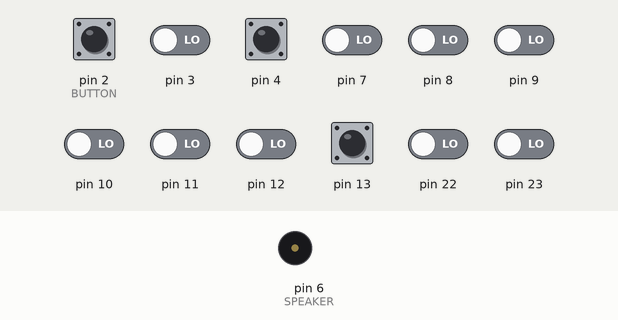
Simulated run of this sketch. Board: Arduino Uno, built with avr-gcc and run on an emulated ATmega328P. On the bench: buzzer (waves = sounding). Inputs (shaded band) come from the test bench; at power-on: pin 2 (BUTTON), pin 4, pin 13 HIGH, pin 3, pin 7–12, pin 22, pin 23 LOW. What the sketch prints to the serial monitor is not drawn.

Above: at 5.0 s.
5.1 s: pin 4 pulled LOW for 0.15 s
6.7 s: pin 2 (BUTTON) pulled LOW for 0.15 s
At 7.2 s:
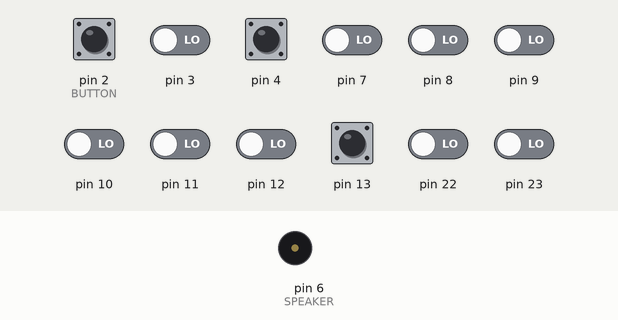
8.3 s: pin 13 pulled LOW for 0.15 s
At 8.52 s:
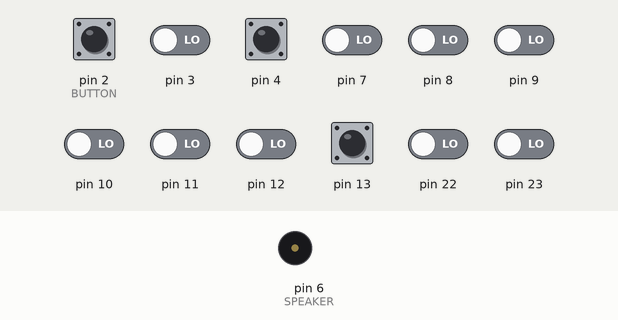
9.9 s: pin 4 pulsed LOW 2 times (0.12 s each, 0.3 s apart)
12.0 s: pin 2 (BUTTON) pulled LOW for 1 s
At 13.1 s:
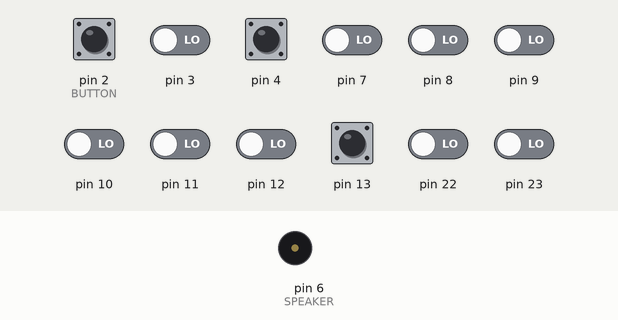
14.5 s: pin 13 pulled LOW for 1 s
At 14.7 s:
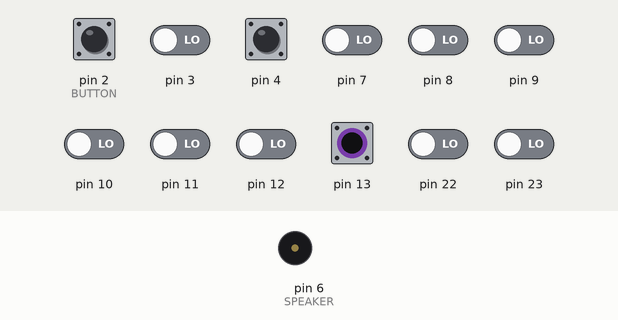
Timing chart, 0 to 17.5 s (numbered marks = the images above; inputs shaded):
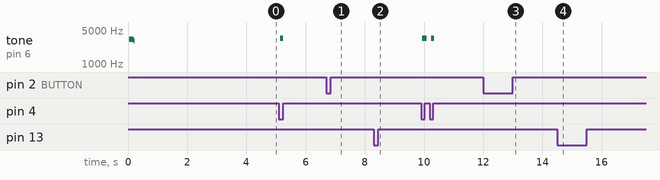

The sketch:

Laser_Tag_Final_Project.ino
```cpp
#include <avr/io.h>
#include <util/delay.h>                     /* Functions to waste time */
#include <avr/interrupt.h>
#define F_CPU  1000000L
#define BAUD  9600
#include "USART.c"
//#include "USART.h"
#include "IR.c"
#include "IR.h"
#include "Button.c"
#include "Button.h"
#include "Speaker.c"
#include "Speaker.h"
#include "pinDefines.h"

volatile int pulsecount = 0;
volatile int health = 10;
volatile int ammo = 10;
volatile int transMessage = 0;

//trigger when receiver goes low, will trigger multiple times to count pulses

ISR(INT0_vect) {
  printString("IN ISR \n");

  if (TCNT1L  < 1) { //only start timer1 if disabled
    printString("Start Timer 1\n");
    initTimer1Receiver();
    TCNT1L = 0;
    TCNT1H = 0;
  }
  pulsecount++;
  transMessage = decodeMessage(pulsecount, TCNT1L, TCNT1H);
}

ISR(PCINT0_vect)          //Shoot PB5
{
  if (debounce(PINB, PB5))
  {
    if (bit_is_clear(PINB, PB5))
    {
      printString("Button pushed shot: \n");
      //shoot();
      shootSound();
      ammo--;
      printString("Ammo: ");
      printByte(ammo);
    }
  }
}

ISR(PCINT2_vect)          //Reload PD4
{
  if (debounce(PIND, PD4))
  {
    if (bit_is_clear(PIND, PD4))
    {
      printString("Button pushed reload: \n ");
      reloadSound();
      ammo = 10;
    }
  }
}


//function initialize Hit LED
void intializeHitLED(void) {
  DDRC |= (1 << PC5);
}

//function takeHit()
void takeHit(void) {
  if (transMessage == 2) {    // <------------------------------ changed for each player
    health--;

    hitSound();
    PORTC |= (1 << PC5);
    _delay_ms(500);
    PORTC &= ~(1 << PC5);
    //update 7 segment
    transMessage = 0;
  }
}

//function gameOverCheck()
void gameOverCheck(void) {
  if (health <= 0)
  {
    PORTC |= (1 << PC5);
    gameOverSound();

    while (1 > 0) {
      //lol
    }
  }
}


int main(void)
{
  // -------- Inits --------- //
  initReceiverInterrupt();
  setupIR();
  sei();
  initUSART();
  initButton();
  initShootInterrupt();
  initReloadInterrupt();
  initSpeakers();
  intializeHitLED();
  startGameSound();
  // ------ Event loop ------ //
  while (1)
  {
    //printString("\nStart: \n");
    pulsecount = 0;
    transmitPlayer2();
    transmitLow();
    _delay_ms(20);

    takeHit();
    gameOverCheck();
  }
  /* End event loop */
  return (0);                            /* This line is never reached */
}
```

Button.c
```cpp
#include <avr/io.h>
#include <util/delay.h>                     /* Functions to waste time */
#include "Button.h"
#define DEBOUNCE_TIME 50


void initButton(void)
{
  DDRB &= ~(1 << PB5);
  PORTB |= (1 << PB5);
  DDRD &= ~(1 << PD4);
  PORTD |= (1 << PD4);
  //MCUCR |= (1 << PUD);
}

void initShootInterrupt(void)
{
  PCICR |= (1 << PCIE0);                      /* Pin change interrupt PCINT5 */
  PCMSK0 |= (1 << PCINT5);
}

void initReloadInterrupt(void)
{
  PCICR |= (1 << PCIE2);                      /* Pin change interrupt PCINT20 */
  PCMSK2 |= (1 << PCINT20);
}

uint8_t debounce(uint8_t PIN, uint8_t BUTTON)
{
  if (bit_is_clear(PIN, BUTTON))
  {
    _delay_us(DEBOUNCE_TIME);
    if (bit_is_clear(PIN, BUTTON))
    {
      return (1);
    }
  }
  return (0);
}

void shoot(void)
 {
  //transmitPlayer1();        //<--------------------------- change for player
  transmitPlayer2();
}
```

Button.h
```cpp
void initButton(void);

void initShootInterrupt(void);

void initReloadInterrupt(void);

uint8_t debounce(uint8_t PIN, uint8_t BUTTON);

void shoot(void);
```

IR.c
```cpp
#include <avr/io.h>
#include <util/delay.h>                     /* Functions to waste time */
#include <avr/interrupt.h>
#include "IR.h"
#define DEBOUNCE_TIME  1000                            /* microseconds */


void setupIR(void)
{
  DDRB &= ~(1 << PB2);
  DDRD |= (1 << PD5);
}

void transmit38(void)
{
  TCCR0A = 0b00010010;
  TCCR0B = 0b00000001;
  OCR0A = 12;
}

void transmitLow(void)
{
  TCCR0A |= (1 << WGM00);             /* Fast PWM mode */
  TCCR0A |= (1 << WGM01);             /* Fast PWM mode, pt.2 */
  TCCR0B |= (1 << CS01);              /* PWM Freq = F_CPU/8/256 */
  TCCR0A &= ~(1 << COM0A1);           /* PWM output on OCR0A */
}

void transmitPlayer1()
{
  transmit38();
  _delay_ms(2);

  transmitLow();
  _delay_ms(1);
  transmit38();
  _delay_ms(1);

  transmitLow();
  _delay_ms(1);
  transmit38();
  _delay_ms(1);
}

void transmitPlayer2()
{
  transmit38();
  _delay_ms(2);

  transmitLow();
  _delay_ms(1);
  transmit38();
  _delay_ms(1);

  transmitLow();
  _delay_ms(1);
  transmit38();
  _delay_ms(1);

  transmitLow();
  _delay_ms(1);
  transmit38();
  _delay_ms(1);

  transmitLow();
  _delay_ms(1);
  transmit38();
  _delay_ms(1);

  transmitLow();
  _delay_ms(1);
  transmit38();
  _delay_ms(1);
}

//external interrupt falling edge on PD2
void initReceiverInterrupt(void) {
  EIMSK |= (1 << INT0);
  EICRA |= (1 << ISC01);                    //Falling edge on INT0 (Pin PD2)
}

//Timer1 to count packet length
void initTimer1Receiver(void) {
  TCCR1A = 0b00000000;                      //Normal Mode, no waveform gen
  TCCR1B = (1 << CS10);                     //clk/1 prescaling
}

int decodeMessage(int count, uint8_t timerL, uint8_t timerH) {
  printString("# of falling edges: ");
  printByte(count);
  printString(", timer high: ");
  printByte(timerH);
  printString(", timer low ");
  printByte(timerL);
  printString(" ");
  if (timerH > 80) {  // packet length

    TCCR1B &= ~(1 << CS12);   //disable timer1 & reset
    TCCR1B &= ~(1 << CS11);
    TCCR1B &= ~(1 << CS10);
    TCNT1L = 0;
    TCNT1H = 0;
    printString("Disable Timer 1 \n");
    if (count == 3) {  //player 1 message
      printString("Message1 \n");
      return 1;
    }
    else if (count == 6) { //player 2 message
      printString("Message2 \n");
      return 2;
    }
    else {                   //ambiguous message
      printString("Amb Message \n");
      return -1;
    }
  }
  else {
    printString("No Message \n");    //no message received
    return 0;
  }
}
```

IR.h
```cpp
/* Functions for IR: transmitting, receiving, decoding */

void setupIR(void);

void transmit38(void);

void transmitLow(void);

void transmitPlayer1();

void transmitPlayer2();

void initReceiverInterrupt(void);

void initTimer1Receiver(void);

//returns 0, 1 or 2 based on message received
int decodeMessage(int pulsecount, uint8_t timerL, uint8_t timerH);
```

SevenSegment.c
```cpp
#include <avr/io.h>
#include <util/delay.h>                     /* Functions to waste time */
```

Speaker.c
```cpp
#include <avr/io.h>
#include <util/delay.h>                     /* Functions to waste time */
#include "Speaker.h"
#include "pinDefines.h"


 char fromCompy;                        /* used to store serial input */
  const uint8_t keys[] = { 'a', 'w', 's', 'e', 'd', 'f', 't',
    'g', 'y', 'h', 'j', 'i', 'k', 'o',
     'l', 'p', ';', '\''
  };


  const uint16_t notes[] = { G4, Gx4, A4new, Ax4, B4, C5, Cx5,
    D5, Dx5, E5, F5, Fx5, G5, Gx5,
    A5new, Ax5, B5, C6
  };
  uint8_t isNote;
  uint8_t i;


void initSpeakers()
{
 SPEAKER_DDR |= (1 << SPEAKER);
}

void reloadSound()
{
     playNote('e',NOTE_DURATION/2);
     rest(NOTE_DURATION/2);
     playNote('e',NOTE_DURATION/2);
}

void shootSound()
{
  playNote('k',NOTE_DURATION/3);
}

void hitSound()
{
  playNote('d',0xF000);
  playNote('a',0xF000);
}

void startGameSound(){
  playNote('l',0xF000);
  playNote('s',0xF000);
}

void gameOverSound(){
  playNote('p',0xF000);
  playNote('o',0xF000);
  playNote('k',0xF000);
  playNote('i',0xF000);
  playNote('h',0xF000);
  playNote('g',0xF000);
  playNote('t',0xF000);
  playNote('f',0xF000);
  playNote('d',0xF000);
  playNote('w',0xF000);
  playNote('a',0xF000);
}

void playNote(uint16_t wavelength, uint16_t duration) {
  uint16_t elapsed;
  uint16_t i;
  for (elapsed = 0; elapsed < duration; elapsed += wavelength) {
                     /* For loop with variable delay selects the pitch */
    for (i = 0; i < wavelength; i++) {
      _delay_us(1);
    }
    SPEAKER_PORT ^= (1 << SPEAKER);
  }
}

void rest(uint16_t duration) {
  do {
    _delay_us(1);
  } while (--duration);
}
```

Speaker.h
```cpp
// Scale in the key of 25000
// Automatically generated by scaleGenerator.py
#define NOTE_DURATION     0xF000

#define  C0    25000
#define  Cx0   23597
#define  D0    22272
#define  Dx0   21022
#define  E0    19843
#define  F0    18729
#define  Fx0   17678
#define  G0    16685
#define  Gx0   15749
//#define  A0    14865
#define  Ax0   14031
#define  B0    13243
#define  C1    12500
#define  Cx1   11798
#define  D1    11136
#define  Dx1   10511
#define  E1     9921
#define  F1     9364
#define  Fx1    8839
#define  G1     8343
#define  Gx1    7875
//#define  A1     7433
#define  Ax1    7015
#define  B1     6622
#define  C2     6250
#define  Cx2    5899
#define  D2     5568
#define  Dx2    5256
#define  E2     4961
#define  F2     4682
#define  Fx2    4419
#define  G2     4171
#define  Gx2    3937
//#define  A2     3716
#define  Ax2    3508
#define  B2     3311
#define  C3     3125
#define  Cx3    2950
#define  D3     2784
#define  Dx3    2628
#define  E3     2480
#define  F3     2341
#define  Fx3    2210
#define  G3     2086
#define  Gx3    1969
//#define  A3     1858
#define  Ax3    1754
#define  B3     1655
#define  C4     1562
#define  Cx4    1474
#define  D4     1392
#define  Dx4    1313
#define  E4     1240
#define  F4     1170
#define  Fx4    1105
#define  G4     1043
#define  Gx4     984
#define  A4new      929
#define  Ax4     877
#define  B4      827
#define  C5      781
#define  Cx5     737
#define  D5      696
#define  Dx5     657
#define  E5      620
#define  F5      585
#define  Fx5     552
#define  G5      521
#define  Gx5     492
#define  A5new      464
#define  Ax5     438
#define  B5      414
#define  C6      390
#define  Cx6     368
#define  D6      347
#define  Dx6     328
#define  E6      310
#define  F6      292
#define  Fx6     276
#define  G6      260
#define  Gx6     246
//#define  A6      232
#define  Ax6     219
#define  B6      207
#define  C7      195
#define  Cx7     184
#define  D7      174
#define  Dx7     164
#define  E7      155
#define  F7      146
#define  Fx7     138
#define  G7      130
#define  Gx7     123
//#define  A7      116
#define  Ax7     109
#define  B7      103

// ------------- Function prototypes -------------- //

// Plays a note for the given duration.  None of these times are
//  calibrated to actual notes or tempi.  It's all relative to TIMEBASE.
void playNote(uint16_t wavelength, uint16_t duration);

// Does nothing for a time equal to the passed duration.
void rest(uint16_t duration);

void initSpeakers();

void reloadSound();

void shootSound();

void hitSound();

void startGameSound();

void gameOverSound();
```

USART.c
```cpp
//*********************************USART.c*****************************************//

#include <avr/io.h>
#include <util/delay.h>
#include "USART.h"
//****************************Important Values*****************************************//
#define F_CPU  1000000L
#define BAUD  9600                     /* set a safe default baud rate */


void initUSART(void) {                                /* requires BAUD */

UBRR0 = 12;	//set baud rate to 9600, see page 195 of datasheet
UCSR0A |= (1 << U2X0);
/* Enable USART transmitter/receiver */
UCSR0B = (1 << TXEN0) | (1 << RXEN0);
UCSR0C = (1 << UCSZ01) | (1 << UCSZ00);   /* 8 data bits, 1 stop bit */
}


void transmitByte(uint8_t data) {
                                     /* Wait for empty transmit buffer */
  loop_until_bit_is_set(UCSR0A, UDRE0);
  UDR0 = data;                                            /* send data */
}

uint8_t receiveByte(void) {
  loop_until_bit_is_set(UCSR0A, RXC0);       /* Wait for incoming data */
  return UDR0;                                /* return register value */
}

                       /* Here are a bunch of useful printing commands */
void printString(const char myString[]) {
  uint8_t i = 0;
  while (myString[i]) {
    transmitByte(myString[i]);
    i++;
  }
}

void readString(char myString[], uint8_t maxLength) {
  char response;
  uint8_t i;
  i = 0;
  while (i < (maxLength - 1)) {                   /* prevent over-runs */
    response = receiveByte();
    transmitByte(response);                                    /* echo */
    if (response == '\r') {                     /* enter marks the end */
      break;
    }
    else {
      myString[i] = response;                       /* add in a letter */
      i++;
    }
  }
  myString[i] = 0;                          /* terminal NULL character */
}

void printByte(uint8_t byte) {
              /* Converts a byte to a string of decimal text, sends it */
  transmitByte('0' + (byte / 100));                        /* Hundreds */
  transmitByte('0' + ((byte / 10) % 10));                      /* Tens */
  transmitByte('0' + (byte % 10));                             /* Ones */
}

void printWord(uint16_t word) {
  transmitByte('0' + (word / 10000));                 /* Ten-thousands */
  transmitByte('0' + ((word / 1000) % 10));               /* Thousands */
  transmitByte('0' + ((word / 100) % 10));                 /* Hundreds */
  transmitByte('0' + ((word / 10) % 10));                      /* Tens */
  transmitByte('0' + (word % 10));                             /* Ones */
}

void printBinaryByte(uint8_t byte) {
                       /* Prints out a byte as a series of 1's and 0's */
  uint8_t bit;
  for (bit = 7; bit < 255; bit--) {
    if (bit_is_set(byte, bit))
      transmitByte('1');
    else
      transmitByte('0');
  }
}

char nibbleToHexCharacter(uint8_t nibble) {
                                   /* Converts 4 bits into hexadecimal */
  if (nibble < 10) {
    return ('0' + nibble);
  }
  else {
    return ('A' + nibble - 10);
  }
}

void printHexByte(uint8_t byte) {
                        /* Prints a byte as its hexadecimal equivalent */
  uint8_t nibble;
  nibble = (byte & 0b11110000) >> 4;
  transmitByte(nibbleToHexCharacter(nibble));
  nibble = byte & 0b00001111;
  transmitByte(nibbleToHexCharacter(nibble));
}

uint8_t getNumber(void) {
  // Gets a numerical 0-255 from the serial port.
  // Converts from string to number.
  char hundreds = '0';
  char tens = '0';
  char ones = '0';
  char thisChar = '0';
  do {                                                   /* shift over */
    hundreds = tens;
    tens = ones;
    ones = thisChar;
    thisChar = receiveByte();                   /* get a new character */
    transmitByte(thisChar);                                    /* echo */
  } while (thisChar != '\r');                     /* until type return */
  return (100 * (hundreds - '0') + 10 * (tens - '0') + ones - '0');
}

/*
void sendHealth(uint8_t health)
{
  transmitByte(health);
}

void sendAmmo(uint8_t ammo)
{
  transmitByte(ammo);
}*/
```

USART.h
```cpp
//*********************************USART.h***************************************//
/* These are defined for convenience */
#define   USART_HAS_DATA   bit_is_set(UCSR0A, RXC0)
#define   USART_READY      bit_is_set(UCSR0A, UDRE0)

/* Takes the defined BAUD and F_CPU,
   calculates the bit-clock multiplier,
   and configures the hardware USART                   */
void initUSART(void);

/* Blocking transmit and receive functions.
   When you call receiveByte() your program will hang until
   data comes through.  We'll improve on this later. */
void transmitByte(uint8_t data);
uint8_t receiveByte(void);

void printString(const char myString[]);
             /* Utility function to transmit an entire string from RAM */
void readString(char myString[], uint8_t maxLength);
/* Define a string variable, pass it to this function
   The string will contain whatever you typed over serial */

void printByte(uint8_t byte);
                  /* Prints a byte out as its 3-digit ascii equivalent */
void printWord(uint16_t word);
        /* Prints a word (16-bits) out as its 5-digit ascii equivalent */

void printBinaryByte(uint8_t byte);
                                     /* Prints a byte out in 1s and 0s */
char nibbleToHex(uint8_t nibble);
void printHexByte(uint8_t byte);
                                   /* Prints a byte out in hexadecimal */
uint8_t getNumber(void);
/* takes in up to three ascii digits,
 converts them to a byte when press enter */
```

Source omitted: pinDefines.h (3044 bytes)

Measured:
- after the input at 6.7 s, tone on pin 6 (SPEAKER): stops changing and stays silent
- after the input at 8.3 s, tone on pin 6 (SPEAKER): stops changing and stays silent
- after the input at 12.0 s, tone on pin 6 (SPEAKER): stops changing and stays silent
- after the input at 14.5 s, tone on pin 6 (SPEAKER): stops changing and stays silent
